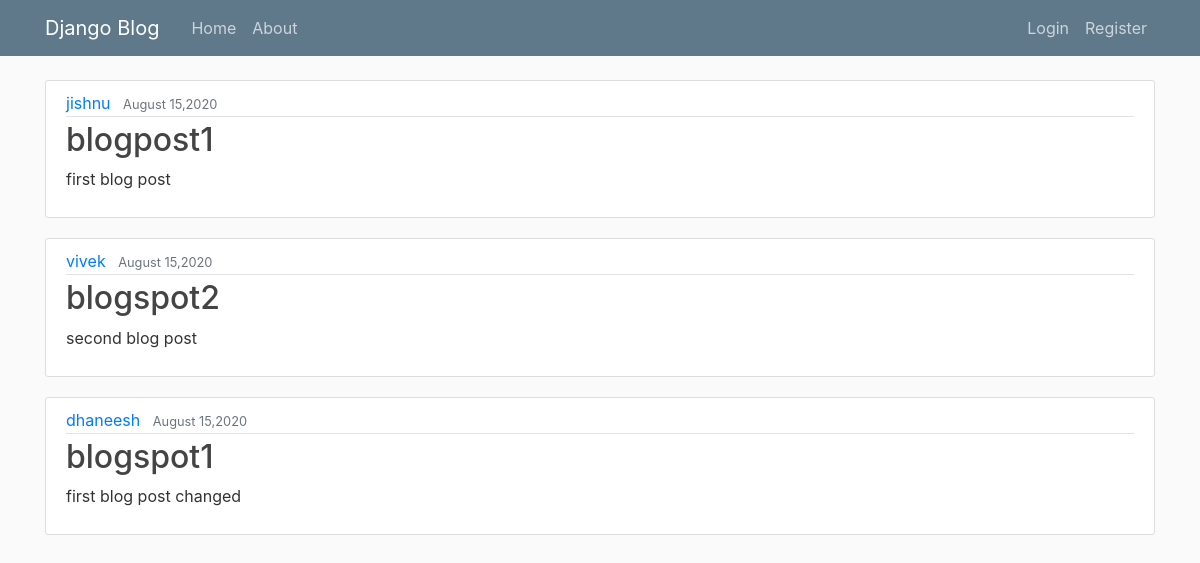
The page / on the database its author committed.
### blog/models.py (models this page shows, shortened)
class Post(models.Model):
    title = models.CharField(max_length=100)
    content = models.TextField()
    date_posted = models.DateTimeField(default=timezone.now)
    author = models.ForeignKey(User, on_delete=models.CASCADE)

### blog/views.py (the view)
# urls.py: path('', views.home,name="blog-home"),
def home(request):
    context={
        "title":"how title template passing works",
        "posts":Post.objects.all()
    }
    return render(request,"blog/home.html",context)

### blog/templates/blog/home.html
{% extends "blog/base.html" %}
{% block content %}
{% for post in posts %}
<article class="media content-section">
    <div class="media-body">
        <div class="article-metadata">
            <a class="mr-2" href="#">{{ post.author }}</a>
            <small class="text-muted">{{ post.date_posted | date:"F d,Y"  }}</small>
        </div>
        <h2><a class="article-title" href="#">{{ post.title }}</a></h2>
        <p class="article-content">{{ post.content }}</p>
    </div>
</article>
{% endfor %}
{% endblock content %}

### blog/templates/blog/base.html (shortened to what this page needs)
{% load static %}
<html>
<head>
    <link rel="stylesheet" href="https://maxcdn.bootstrapcdn.com/bootstrap/4.0.0/css/bootstrap.min.css"
>
    <link rel="stylesheet" type="text/css" href="{% static 'blog/main.css' %}">
</head>
<body>
    <header class="site-header">
        <nav class="navbar navbar-expand-md navbar-dark bg-steel fixed-top">
            <div class="container">
                <a class="navbar-brand mr-4" href="{% url 'blog-home' %}">Django Blog</a>
                <div class="collapse navbar-collapse" id="navbarToggle">
                    <div class="navbar-nav mr-auto">
                        <a class="nav-item nav-link" href="{% url 'blog-home' %}">Home</a>
                        <a class="nav-item nav-link" href="{% url 'blog-about' %}">About</a>
                    </div>
                    <div class="navbar-nav">
                        <a class="nav-item nav-link" href="#">Login</a>
                        <a class="nav-item nav-link" href="#">Register</a>
                    </div>
                </div>
            </div>
        </nav>
    </header>
    <main role="main" class="container">
        <div class="row">
            <div class="col-md-12">
                {% block content %}{% endblock %}
            </div>
        </div>
    </main>
</body>
</html>

### blog/static/blog/main.css (style rules this page uses)
body { background: #fafafa; color: #333333; margin-top: 5rem; }
h1, h2, h3, h4, h5, h6 { color: #444444; }
.bg-steel { background-color: #5f788a; }
.site-header .navbar-nav .nav-link { color: #cbd5db; }
.content-section { background: #ffffff; padding: 10px 20px; border: 1px solid #dddddd; border-radius: 3px; margin-bottom: 20px; }
.article-title { color: #444444; }
.article-content { white-space: pre-line; }
.article-metadata { padding-bottom: 1px; margin-bottom: 4px; border-bottom: 1px solid #e3e3e3 }

### rows shown on the page
Post: author "jishnu", date_posted "August 15,2020", title "blogpost1", content "first blog post"
Post: author "vivek", date_posted "August 15,2020", title "blogspot2", content "second blog post"
Post: author "dhaneesh", date_posted "August 15,2020", title "blogspot1", content "first blog post changed"
